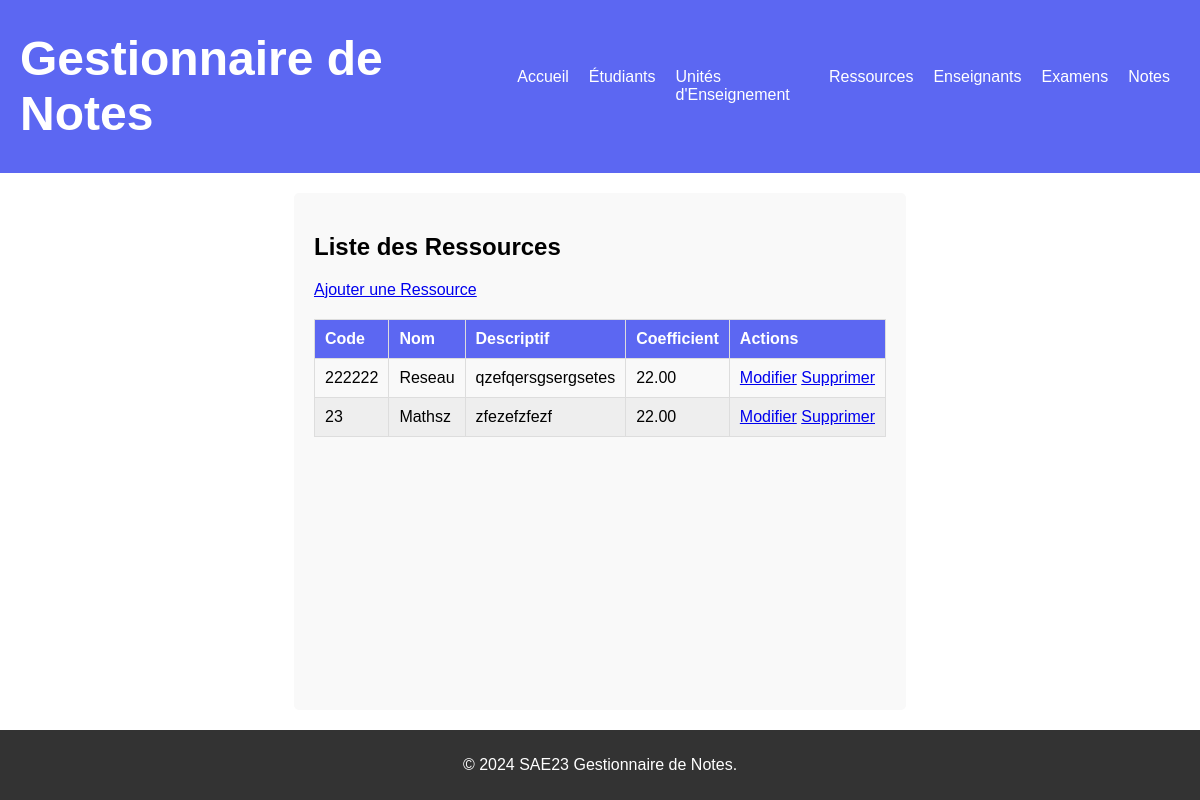
Page /ressources/ on the committed database.
### gestionnaire_de_notes/models.py (models this page shows, shortened)
class RessourceUE(models.Model):
    code_ressource = models.CharField(max_length=30, default='default_code_ressource')
    nom = models.CharField(max_length=100)
    descriptif = models.TextField()
    coefficient = models.DecimalField(max_digits=5, decimal_places=2)
    ue = models.ForeignKey('UE', on_delete=models.CASCADE, default=1)
    enseignant = models.ForeignKey('Enseignant', on_delete=models.CASCADE, default=1)

### gestionnaire_de_notes/views.py (the view)
# urls.py: path('ressources/', views.ressourceue_list, name='ressourceue_list'),
def ressourceue_list(request):
    ressources = RessourceUE.objects.all()
    return render(request, 'gestionnaire_de_notes/RA_UE/liste.html', {'ressources': ressources})

### gestionnaire_de_notes/templates/gestionnaire_de_notes/RA_UE/liste.html (shortened to what this page needs)
{% extends 'gestionnaire_de_notes/main.html' %}
{% block content %}
    <h2>Liste des Ressources</h2>
    <a href="{% url 'ressourceue_create' %}">Ajouter une Ressource</a>
    <table>
        <thead>
            <tr>
                <th>Code</th>
                <th>Nom</th>
                <th>Descriptif</th>
                <th>Coefficient</th>
                <th>Actions</th>
            </tr>
        </thead>
        <tbody>
            {% for ressource in ressources %}
                <tr>
                    <td>{{ ressource.code_ressource }}</td>
                    <td>{{ ressource.nom }}</td>
                    <td>{{ ressource.descriptif }}</td>
                    <td>{{ ressource.coefficient }}</td>
                    <td>
                        <a href="{% url 'ressourceue_update' ressource.pk %}">Modifier</a>
                        <a href="{% url 'ressourceue_delete' ressource.pk %}">Supprimer</a>
                    </td>
                </tr>
            {% endfor %}
        </tbody>
    </table>
{% endblock %}

### gestionnaire_de_notes/static/gestionnaire_de_notes/style.css (style rules this page uses)
html, body { height: 100%; margin: 0; padding: 0; font-family: Arial, sans-serif; }
body { display: flex; flex-direction: column; }
table { width: 100%; border-collapse: collapse; margin-top: 20px; }
th, td { padding: 10px; border: 1px solid #ddd; text-align: left; }
th { background-color: #5c67f2; color: white; }
td { background-color: #f9f9f9; }
tr:nth-child(even) td { background-color: #eee; }

### rows in the picture
RessourceUE: code_ressource "222222", nom "Reseau", descriptif "qzefqersgsergsetes", coefficient "22.00"
RessourceUE: code_ressource "23", nom "Mathsz", descriptif "zfezefzfezf", coefficient "22.00"
